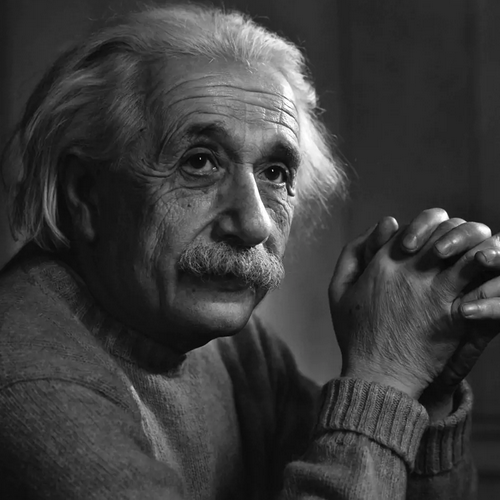
%> input picture assets/LP.png, 500 x 500 px
$ octave code.m   (GNU Octave 9; MATLAB toolbox functions it lacks are replaced by stand-ins)
%> lines starting %> are read from the running program, lines starting %| are printed output that depends on the picture
%-----------------------------------
% Step 1
%-----------------------------------

low_pass = im2double(rgb2gray(imread('LP.png')));
%> low_pass: size 500x500 double; min 0, max 1, mean 0.233
high_pass = im2double(rgb2gray(imread('HP.png')));
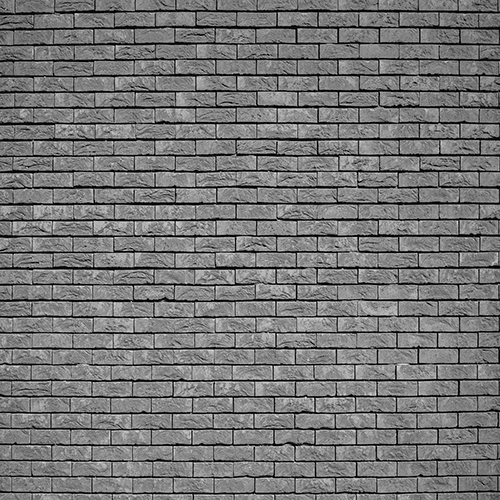
%> input picture assets/HP.png, 500 x 500 px
%> high_pass: size 500x500 double; min 0, max 0.937, mean 0.468

%-----------------------------------
% Step 2
%-----------------------------------
step2_low_fourier = fft2(low_pass);
step2_high_fourier = fft2(high_pass);

step2_freq_high = fftshift(abs(step2_high_fourier)) / 200;
step2_freq_low = fftshift(abs(step2_low_fourier)) / 200;

imwrite(step2_freq_high, 'HP-freq.png');
imwrite(step2_freq_low, 'LP-freq.png');

%-----------------------------------
% Step 3
%-----------------------------------

step3_sobel_kernel = fspecial('sobel');

step3_sigma = 2.5;
step3_gaussian_kernel = fspecial('gaussian', 2 * ceil(3 * step3_sigma) + 1, step3_sigma);

step3_dog_kernel = conv2(step3_gaussian_kernel, step3_sobel_kernel);

figure;
surf(step3_gaussian_kernel);
title('Gaussian Kernel');
saveas(gcf, 'gaus-surf.png');

figure;
surf(step3_dog_kernel);
title('DoG Kernel');
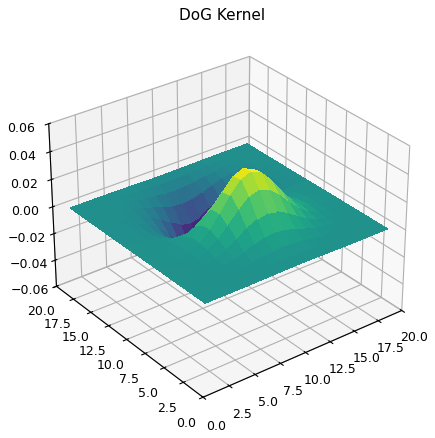
%> figure redrawn from the program's plot data
saveas(gcf, 'dog-surf.png');

%-----------------------------------
% Step 3.1
%-----------------------------------

% Apply the Gaussian filter in the spatial domain
step31_HP_filter = imfilter(high_pass, step3_gaussian_kernel);
step31_LP_filter = imfilter(low_pass, step3_gaussian_kernel);

% Save the filtered images
imwrite(step31_HP_filter, 'HP-filt.png');
imwrite(step31_LP_filter, 'LP-filt.png');

% Compute the frequency domain representation of the filtered images
step31_HP_filter_freq = fftshift(abs(fft2(step31_HP_filter))) / 2;
step31_LP_filter_freq = fftshift(abs(fft2(step31_LP_filter))) / 2;

% Save the frequency domain versions of the filtered images
imwrite(step31_HP_filter_freq, 'HP-filt-freq.png');
imwrite(step31_LP_filter_freq, 'LP-filt-freq.png');

%-----------------------------------
% Step 3.2
%-----------------------------------

% Pad the DoG kernel to 500x500 and compute its Fourier transform
step32_dog_kernel_padded = fft2(step3_dog_kernel, 500, 500);

% Apply the DoG filter in the frequency domain
step32_HP_dog_filter_freq = step32_dog_kernel_padded .* step2_high_fourier;
step32_LP_dog_filter_freq = step32_dog_kernel_padded .* step2_low_fourier;

% Save the frequency domain versions (adjust brightness with log scaling)
imwrite(abs(fftshift(step32_HP_dog_filter_freq)), 'HP-dogfilt-freq.png');
imwrite(abs(fftshift(step32_LP_dog_filter_freq)), 'LP-dogfilt-freq.png');

% Convert back to the spatial domain
step32_HP_dog_filter = ifft2(step32_HP_dog_filter_freq) * 2;
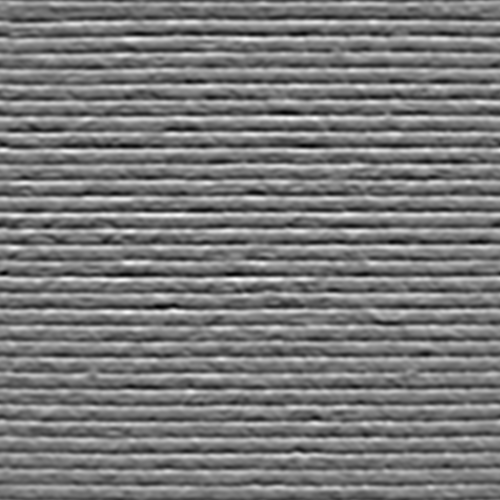
%> step32_HP_dog_filter: size 500x500 double; min -0.883, max 0.958, mean 5.46e-18; drawn with min black and max white
step32_LP_dog_filter = ifft2(step32_LP_dog_filter_freq) * 2;

% Save the filtered images (spatial domain)
imwrite(step32_HP_dog_filter, 'HP-dogfilt.png');
imwrite(step32_LP_dog_filter, 'LP-dogfilt.png');

%-----------------------------------
% Step 4
%-----------------------------------

% Shift the zero-frequency component to the center
step4_high_fourier_shifted = fftshift(fft2(high_pass));
step4_low_fourier_shifted = fftshift(fft2(low_pass));

% Subsample images by taking every second pixel (1:2:end)
step4_subsample_high_2 = high_pass(1:2:end, 1:2:end);
step4_subsample_low_2 = low_pass(1:2:end, 1:2:end);

% Save the subsampled images and their frequency domain versions
imwrite(step4_subsample_low_2, 'LP-sub2.png');
imwrite(step4_subsample_high_2, 'HP-sub2.png');

% Save frequency domain representations (magnitude)
imwrite(abs(fftshift(fft2(step4_subsample_low_2, 500, 500))) / 80, 'LP-sub2-freq.png');
imwrite(abs(fftshift(fft2(step4_subsample_high_2, 500, 500))) / 80, 'HP-sub2-freq.png');
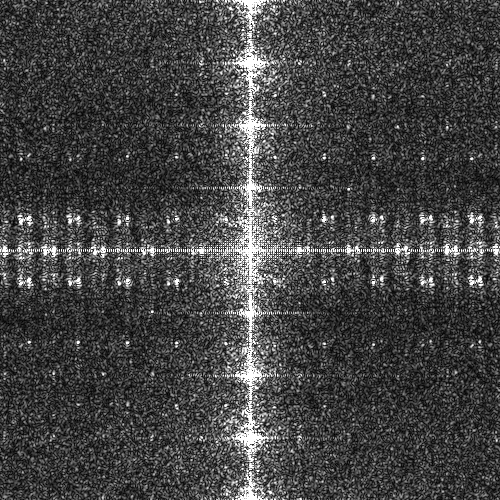
%> saved as HP-sub2-freq.png: size 500x500 uint8; min 0, max 255, mean 68

% Subsample images by taking every second pixel (1:4:end)
step4_subsample_high_4 = high_pass(1:4:end, 1:4:end);
step4_subsample_low_4 = low_pass(1:4:end, 1:4:end);

% Save the subsampled images and their frequency domain versions
imwrite(step4_subsample_low_4, 'LP-sub4.png');
imwrite(step4_subsample_high_4, 'HP-sub4.png');

% Save frequency domain representations (magnitude)
imwrite(abs(fftshift(fft2(step4_subsample_low_4, 500, 500))) / 80, 'LP-sub4-freq.png');
imwrite(abs(fftshift(fft2(step4_subsample_high_4, 500, 500))) / 80, 'HP-sub4-freq.png');

%-----------------------------------
% Step 4.1
%-----------------------------------

step41_sigma_two = 0.65;
step41_gaussian_kernel_two = fspecial('gaussian', 2 * ceil(2 * step41_sigma_two) + 1, step41_sigma_two);

step41_sigma_four = 0.57;
step41_gaussian_kernel_four = fspecial('gaussian', 2 * ceil(2 * step41_sigma_four) + 1, step41_sigma_four);

step41_high_filter_two = imfilter(step4_subsample_high_2, step41_gaussian_kernel_two);
step41_high_filter_four = imfilter(step4_subsample_high_4, step41_gaussian_kernel_four);

% Save the anti-aliased subsampled images
imwrite(step41_high_filter_two, 'HP-sub2-aa.png');
imwrite(step41_high_filter_four, 'HP-sub4-aa.png');

% Save frequency domain images
imwrite(abs(fftshift(fft2(step41_high_filter_two, 500, 500))) / 50, 'HP-sub2-aa-freq.png');
imwrite(abs(fftshift(fft2(step41_high_filter_four, 500, 500))) / 50, 'HP-sub4-aa-freq.png');
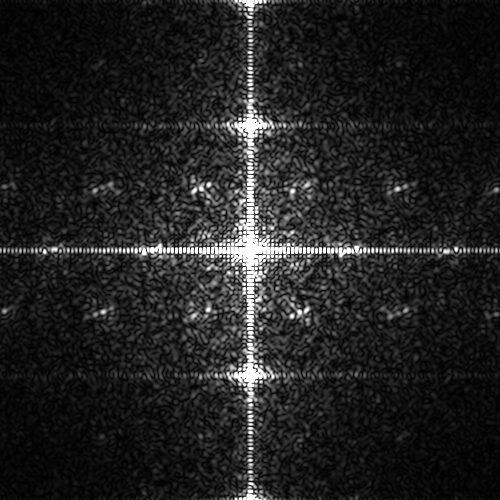
%> saved as HP-sub4-aa-freq.png: size 500x500 uint8; min 0, max 255, mean 33.8

%-----------------------------------
% Step 5
%-----------------------------------

thresholds_hp = [
     0.1, 0.3;   % Optimal
    0.15, 0.3;  % lower low
    0.15, 0.3;  % Higher low
     0.1, 0.2;  % Lower high
     0.1, 0.5;  % Higher high
];

hp_image_names = {
    'HP-canny-optimal.png',
    'HP-canny-lowlow.png',
    'HP-canny-highlow.png',
    'HP-canny-lowhigh.png',
    'HP-canny-highhigh.png'
};

% Canny Edge Detection for HP
for i = 1:size(thresholds_hp, 1)
    low_thresh = thresholds_hp(i, 1);
    high_thresh = thresholds_hp(i, 2);
    edges_hp = edge(high_pass, 'Canny', [low_thresh, high_thresh]);
    imwrite(edges_hp, hp_image_names{i});
end
%> this loop made 5 passes
%> pass 1, `edges_hp = edge(high_pass, 'Canny', [low_thresh, high_thresh]);`:
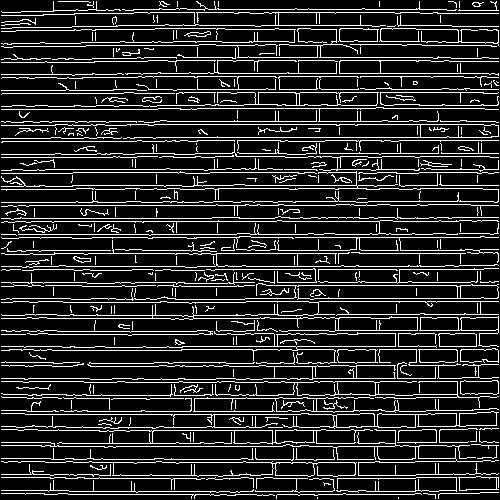
%> edges_hp: size 500x500 logical; 15.5% white in thin lines or dots

thresholds_lp = [
    0.05, 0.15;  % Optimal
    0.01, 0.15;  % lower low
     0.1, 0.15;  % Higher low
    0.05, 0.1;   % Lower high
    0.05, 0.25;  % Higher high
];

lp_image_names = {
    'LP-canny-optimal.png',
    'LP-canny-lowlow.png',
    'LP-canny-highlow.png',
    'LP-canny-lowhigh.png',
    'LP-canny-highhigh.png'
};

% Canny Edge Detection for LP
for i = 1:size(thresholds_lp, 1)
    low_thresh = thresholds_lp(i, 1);
    high_thresh = thresholds_lp(i, 2);
    edges_lp = edge(low_pass, 'Canny', [low_thresh, high_thresh]);
    imwrite(edges_lp, lp_image_names{i});
end
%> this loop made 5 passes
%> pass 3, `edges_lp = edge(low_pass, 'Canny', [low_thresh, high_thresh]);`:
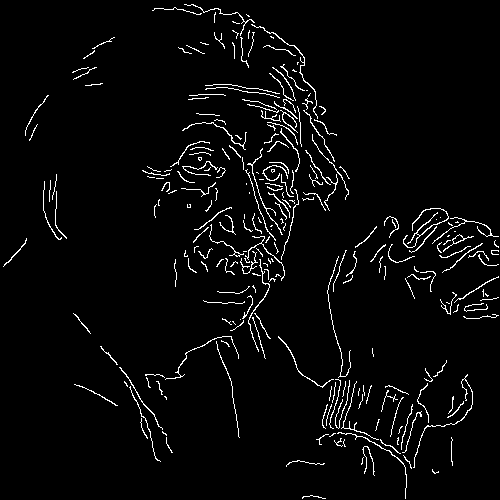
%> edges_lp: size 500x500 logical; 3.5% white in thin lines or dots
